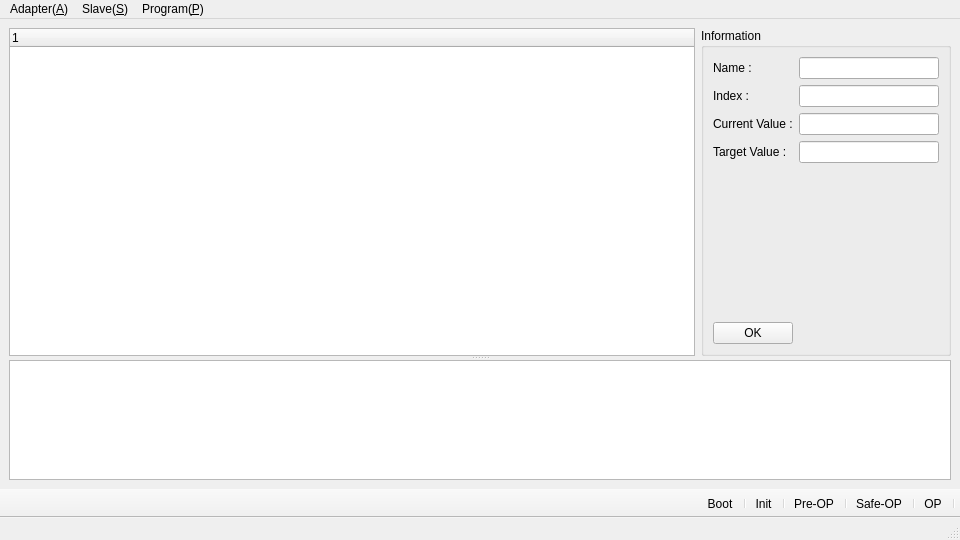
<?xml version="1.0" encoding="UTF-8"?>
<ui version="4.0">
 <class>MainWindow</class>
 <widget class="QMainWindow" name="MainWindow">
  <property name="geometry">
   <rect>
    <x>0</x>
    <y>0</y>
    <width>960</width>
    <height>540</height>
   </rect>
  </property>
  <property name="windowTitle">
   <string>MainWindow</string>
  </property>
  <widget class="QWidget" name="centralwidget">
   <layout class="QVBoxLayout" name="verticalLayout">
    <item>
     <widget class="QSplitter" name="splitter">
      <property name="orientation">
       <enum>Qt::Vertical</enum>
      </property>
      <widget class="QWidget" name="layoutWidget">
       <layout class="QHBoxLayout" name="horizontalLayout">
        <item>
         <widget class="QTreeWidget" name="treeSlaves">
          <column>
           <property name="text">
            <string notr="true">1</string>
           </property>
          </column>
         </widget>
        </item>
        <item>
         <widget class="QGroupBox" name="groupBox">
          <property name="maximumSize">
           <size>
            <width>250</width>
            <height>1666254</height>
           </size>
          </property>
          <property name="title">
           <string>Information</string>
          </property>
          <layout class="QFormLayout" name="formLayout">
           <item row="0" column="0">
            <widget class="QLabel" name="label_name">
             <property name="text">
              <string>Name :</string>
             </property>
            </widget>
           </item>
           <item row="0" column="1">
            <widget class="QLineEdit" name="lineEdit_name"/>
           </item>
           <item row="1" column="0">
            <widget class="QLabel" name="label_index">
             <property name="text">
              <string>Index :</string>
             </property>
            </widget>
           </item>
           <item row="1" column="1">
            <widget class="QLineEdit" name="lineEdit_index"/>
           </item>
           <item row="2" column="0">
            <widget class="QLabel" name="label_current_value">
             <property name="text">
              <string>Current Value :</string>
             </property>
            </widget>
           </item>
           <item row="2" column="1">
            <widget class="QLineEdit" name="lineEdit_current_value"/>
           </item>
           <item row="3" column="0">
            <widget class="QLabel" name="label_target_value">
             <property name="text">
              <string>Target Value :</string>
             </property>
            </widget>
           </item>
           <item row="3" column="1">
            <widget class="QLineEdit" name="lineEdit_target_value"/>
           </item>
           <item row="5" column="0">
            <widget class="QPushButton" name="pushButton">
             <property name="text">
              <string>OK</string>
             </property>
            </widget>
           </item>
           <item row="4" column="0">
            <spacer name="verticalSpacer">
             <property name="orientation">
              <enum>Qt::Vertical</enum>
             </property>
             <property name="sizeHint" stdset="0">
              <size>
               <width>20</width>
               <height>40</height>
              </size>
             </property>
            </spacer>
           </item>
          </layout>
         </widget>
        </item>
       </layout>
      </widget>
      <widget class="QTextBrowser" name="Info_Browser">
       <property name="maximumSize">
        <size>
         <width>16777215</width>
         <height>120</height>
        </size>
       </property>
      </widget>
     </widget>
    </item>
   </layout>
  </widget>
  <widget class="QMenuBar" name="menubar">
   <property name="geometry">
    <rect>
     <x>0</x>
     <y>0</y>
     <width>960</width>
     <height>21</height>
    </rect>
   </property>
   <widget class="StayOpenMenu" name="menuAdapter_A">
    <property name="title">
     <string>Adapter(&amp;A)</string>
    </property>
    <addaction name="actionScan_Adapter"/>
   </widget>
   <widget class="StayOpenMenu" name="menuSlave_S">
    <property name="title">
     <string>Slave(&amp;S)</string>
    </property>
   </widget>
   <widget class="QMenu" name="menuProgram_P">
    <property name="title">
     <string>Program(&amp;P)</string>
    </property>
   </widget>
   <addaction name="menuAdapter_A"/>
   <addaction name="menuSlave_S"/>
   <addaction name="menuProgram_P"/>
  </widget>
  <widget class="QStatusBar" name="statusbar"/>
  <widget class="QToolBar" name="state_indicator_bar">
   <property name="windowTitle">
    <string>toolBar_2</string>
   </property>
   <property name="layoutDirection">
    <enum>Qt::RightToLeft</enum>
   </property>
   <property name="movable">
    <bool>false</bool>
   </property>
   <property name="toolButtonStyle">
    <enum>Qt::ToolButtonTextBesideIcon</enum>
   </property>
   <property name="floatable">
    <bool>false</bool>
   </property>
   <attribute name="toolBarArea">
    <enum>BottomToolBarArea</enum>
   </attribute>
   <attribute name="toolBarBreak">
    <bool>false</bool>
   </attribute>
   <addaction name="separator"/>
   <addaction name="action_OP"/>
   <addaction name="separator"/>
   <addaction name="action_Safe_OP"/>
   <addaction name="separator"/>
   <addaction name="action_Pre_OP"/>
   <addaction name="separator"/>
   <addaction name="action_Init"/>
   <addaction name="separator"/>
   <addaction name="action_Boot_Strap"/>
  </widget>
  <action name="actionScan_Adapter">
   <property name="text">
    <string>Scan Adapter</string>
   </property>
   <property name="statusTip">
    <string>Scan for available Network Adapter</string>
   </property>
  </action>
  <action name="action_Init">
   <property name="icon">
    <iconset resource="Icon_resource.qrc">
     <normaloff>:/my_images/icon/grey light.png</normaloff>:/my_images/icon/grey light.png</iconset>
   </property>
   <property name="text">
    <string>Init</string>
   </property>
  </action>
  <action name="action_Pre_OP">
   <property name="icon">
    <iconset resource="Icon_resource.qrc">
     <normaloff>:/my_images/icon/grey light.png</normaloff>:/my_images/icon/grey light.png</iconset>
   </property>
   <property name="text">
    <string>Pre-OP</string>
   </property>
  </action>
  <action name="action_Safe_OP">
   <property name="icon">
    <iconset resource="Icon_resource.qrc">
     <normaloff>:/my_images/icon/grey light.png</normaloff>:/my_images/icon/grey light.png</iconset>
   </property>
   <property name="text">
    <string>Safe-OP</string>
   </property>
  </action>
  <action name="action_OP">
   <property name="icon">
    <iconset resource="Icon_resource.qrc">
     <normaloff>:/my_images/icon/grey light.png</normaloff>:/my_images/icon/grey light.png</iconset>
   </property>
   <property name="text">
    <string>OP</string>
   </property>
  </action>
  <action name="action_Boot_Strap">
   <property name="icon">
    <iconset resource="Icon_resource.qrc">
     <normaloff>:/my_images/icon/grey light.png</normaloff>:/my_images/icon/grey light.png</iconset>
   </property>
   <property name="text">
    <string>Boot</string>
   </property>
  </action>
 </widget>
 <customwidgets>
  <customwidget>
   <class>StayOpenMenu</class>
   <extends>QMenu</extends>
   <header location="global">stayopenmenu.h</header>
  </customwidget>
 </customwidgets>
 <resources>
  <include location="Icon_resource.qrc"/>
 </resources>
 <connections/>
</ui>
